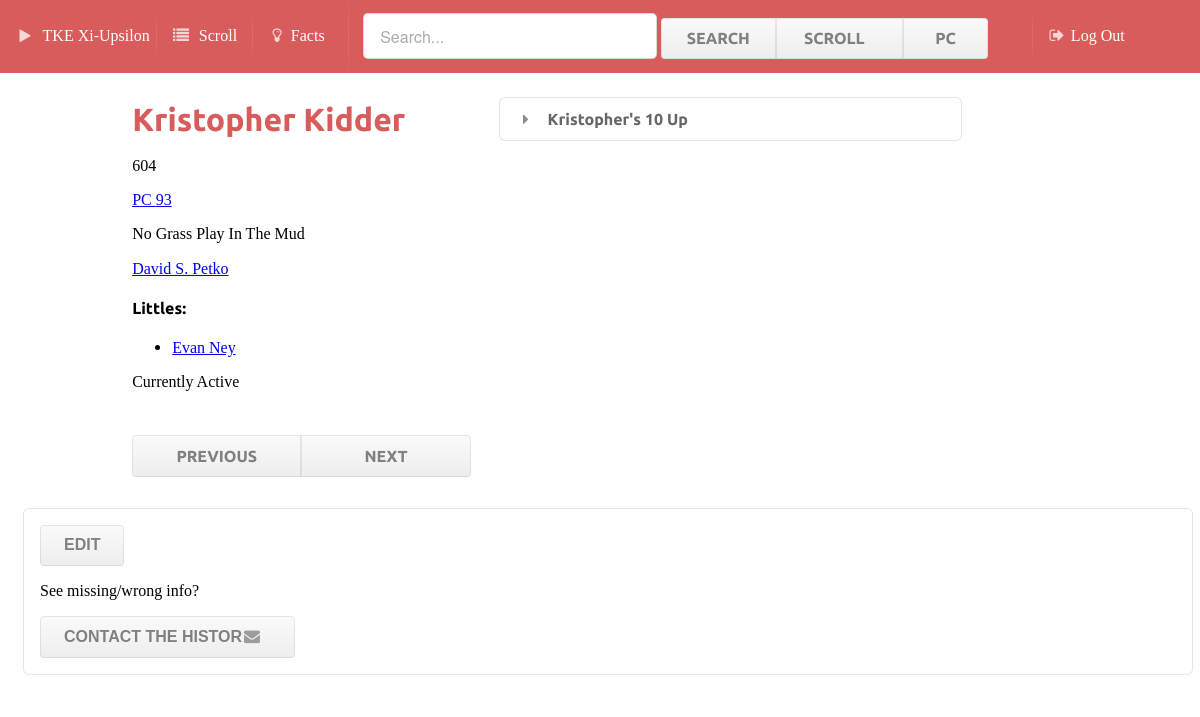
The page /brothers/604/ (signed in) on the database as committed earlier.
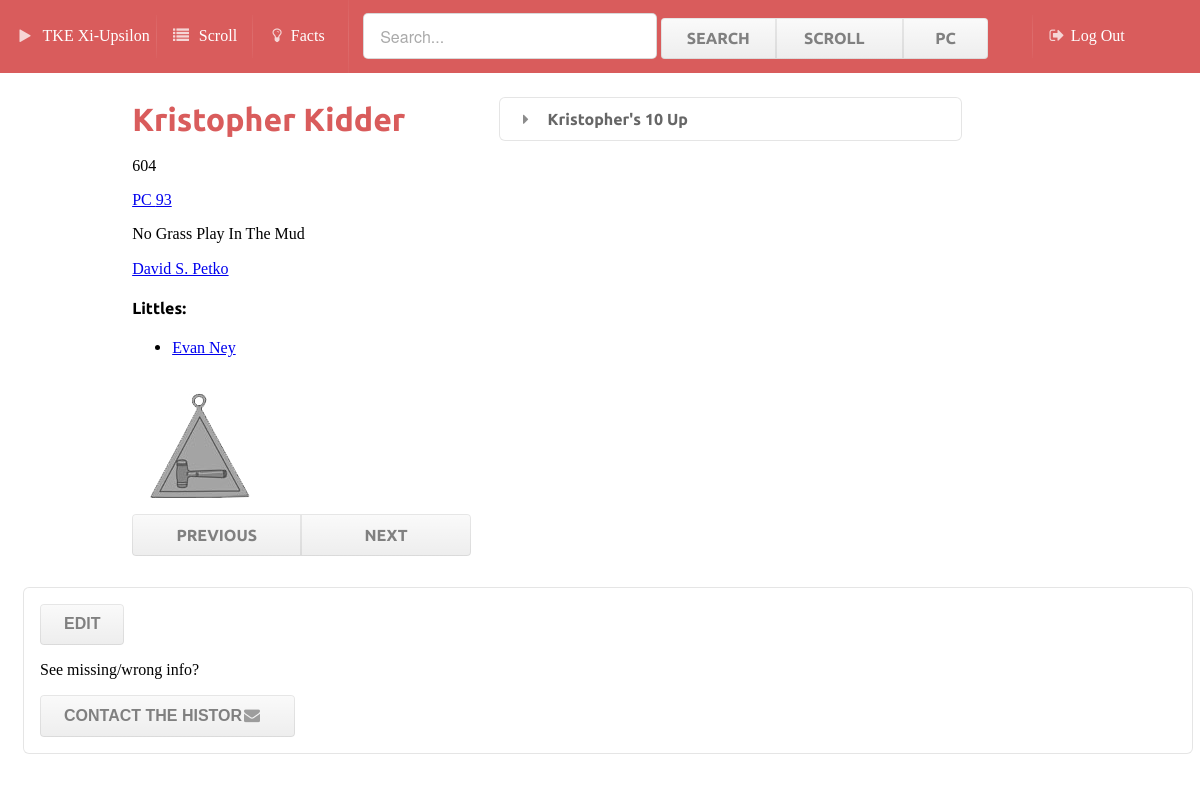
The same page on the database as committed later.
### brothers/models.py (models this page shows, shortened)
class Brother(models.Model):
	scroll = models.IntegerField()
	pc = models.IntegerField()
	fname = models.CharField(max_length=50)
	lname = models.CharField(max_length=50)
	name = models.CharField(max_length=50)
	nickname = models.CharField(max_length=50)
	big = models.CharField(max_length=50)
	bigS = models.IntegerField()
	active = models.BooleanField(default=False)
	wasPry = models.BooleanField(default=False)
	wasEpi = models.BooleanField(default=False)
	wasGra = models.BooleanField(default=False)
	wasHyp = models.BooleanField(default=False)
	wasCry = models.BooleanField(default=False)
	wasHeg = models.BooleanField(default=False)
	wasHis = models.BooleanField(default=False)

class Officer(models.Model):
	title = models.CharField(max_length=20)
	jewel_image = models.CharField(max_length=20)
	current = models.ForeignKey('Brother')

### brothers/views.py (the view)
# urls.py: url(r'^(?P<scroll>\d+)/$', views.detail,name='detail'),
@login_required(login_url="brothers.views.login")
def detail(request, scroll):
    b = Brother.objects.get(scroll=scroll)
    officerList = Officer.objects.filter(current=b)
    if len(officerList) == 0:
        officer = None
    else:
        officer = officerList[0]
    return render(request, 'brothers/index.html',{'brother':b,'littles':Brother.objects.filter(bigS=b.scroll),'lastScroll':Brother.objects.all().aggregate(Max('scroll'))['scroll__max'],'tree':getTree(b.scroll),'form':MessageForm(),'officer':officer})

### brothers/forms.py (shortened to what this page needs)
class MessageForm(forms.Form):
	message = forms.CharField(widget=forms.Textarea(attrs={'placeholder':'Message','rows':'100','cols':'100'}))
	def __init__(self, *args, **kwargs):
		super(MessageForm, self).__init__(*args, **kwargs)

### brothers/views.py (called while the page is built)
def getTree(scroll):
    tree = []
    curr = Brother.objects.get(scroll=scroll)
    i=0
    while curr.scroll!=0 and i<11:
        tree.append(curr)
        curr = Brother.objects.get(scroll=curr.bigS)
        i+=1
    tree.reverse()
    return tree

### brothers/templates/brothers/index.html (shortened to what this page needs)
{%extends 'layout.html'%}
{%block content%}
<head>
</head>
<body>
    <div class="container" style="position:relative;">
        <div class="container" style="height:90%;">
            <div class="ui doubling two column page grid" >
                <div class="six wide column">
                    <h1 class="ui red header">{{brother.name}}</h1>
                    <p>{{brother.scroll}}</p>
                    {% if brother.pc > 0%}
                    <p><a href="/PC/{{brother.pc}}/">PC {{brother.pc}}</a></p>
                    {%elif brother.pc == -999%}
                    <p>Zeta Tau Founder</p>
                    {%elif brother.pc < 0%}
                    <p>Zeta Tau PC {{brother.pc|cut:"-"}}</p>
                    {%else%}
                    <p>Unknown PC</p>
                    {%endif%}
                    {%if brother.nickname != "Unknown" %}
                    <p>{{brother.nickname}}</p>
                    {%endif%}
                    {%if brother.big != "Unknown"%}
                    <a href="{% url 'detail' brother.bigS%}">{{brother.big}}</a>
                    {%endif%}
                    <br/>
                    {%if littles%}
                    <h4>Littles:</h4>
                    <ul>
                        {%for l in littles%}
                        <li><a href="{% url 'detail' l.scroll%}">{{l.name}}</a></li>
                        {%endfor%}
                    </ul>
                    {%endif%}
                    {%if brother.active%}
                    <p>Currently Active</p>
                    {%endif%}
                    <br/>
                    {%if officer%}
                    <img src="{{STATIC_URL}}images/{{officer.jewel_image}}" style="margin:0 auto;" />
                    {%endif%}
                    <div class="2 fluid ui buttons" style="padding-top:10px;">
                        {%if brother.scroll == 1%}
                        <input class="ui disabled button" type="button" value="Previous"/>
                        {%else%}
                        <button class="ui left animated button" type="button" onClick="window.location='/brothers/{{brother.scroll|add:-1}}/' ">
                        <div class="visible content">Previous</div>
                        </button>
                        {%endif%}
                        {%if brother.scroll == lastScroll%}
                        <input class="ui disabled button" type="button" value="Next"/>
                        {%else%}
                        <button class="ui right animated button" type="button" onClick="window.location='/brothers/{{brother.scroll|add:1}}/' ">
                        <div class="visible content">Next</div>
                        </button>
                        {%endif%}
                    </div>
                </div>
                <div class="column">
                    {%if tree|length >= 3%}
                    <div class="ui accordion">
                        <div class="title">
                            <i class="dropdown icon"></i>
                            {{brother.fname}}'s {{tree|length|add:-1}} Up
                        </div>
                    </div>
                    {%endif%}
                </div>
            </div>
        </div>
        <div class="ui segment" style="float:bottom;">
            {%if request.user.is_superuser%}
            <button class="ui button" type="button" onClick="window.location='/brothers/{{brother.scroll}}/edit/' ">
            Edit
            </button>
            {%endif%}
            <p>See missing/wrong info?</p>
            <button id="issueButton" class="ui vertical animated button">
            Contact the histor<i class="mail icon"></i>
            </button>
        </div>
    </div>
</body>
{%endblock%}

Rows that differ between the two databases and show on the page:
added Officer: jewel_image (picture)
Other text that changed with them:
text no longer shown: "Currently Active"
